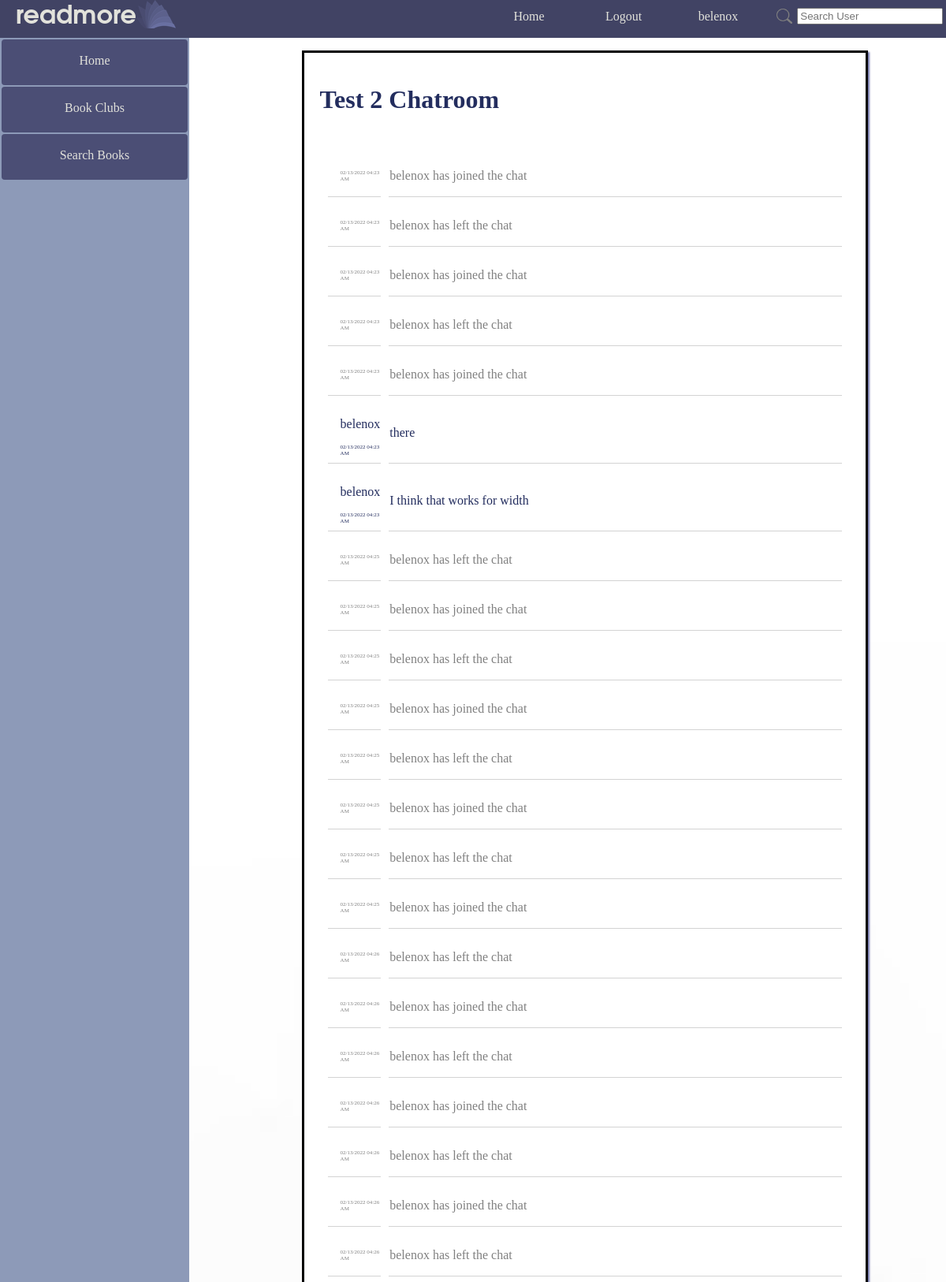
Screenshot of /readmore/club_chat/6/ (signed in, upper part) with the database file from the repository.
### readmore_app/models.py (models this page shows)
class Club(models.Model):
    club_id = models.AutoField(primary_key=True)
    club_name = models.CharField(max_length=100)
    club_description = models.TextField(blank=True)
    club_owner = models.ForeignKey(UserExt, on_delete=models.CASCADE)
    club_users = models.ManyToManyField(UserExt, related_name="user_clubs")
    club_pending_invites = models.ManyToManyField('UserExt', related_name="pending_invites")
    club_library = models.ManyToManyField('ClubBook', related_name='clubs')

class Chat(models.Model):
    chat_id = models.AutoField(primary_key=True)
    chat_user = models.ForeignKey(UserExt, null=True, on_delete=models.SET_NULL)
    chat_time = models.DateTimeField(auto_now_add=True)
    chat_type = models.CharField(default="chat", blank=False, null=False, max_length=20)
    chat_message = models.TextField()

class ClubChat(Chat):
    chat_destination = models.ForeignKey(Club, on_delete=models.CASCADE)

class Chat(models.Model):
    chat_id = models.AutoField(primary_key=True)
    chat_user = models.ForeignKey(UserExt, null=True, on_delete=models.SET_NULL)
    chat_time = models.DateTimeField(auto_now_add=True)
    chat_type = models.CharField(default="chat", blank=False, null=False, max_length=20)
    chat_message = models.TextField()

### readmore_app/views.py (the view)
# urls.py: path('club_chat/<int:club_id>/', views.club_chat, name="club_chat"),
def club_chat(request, club_id):
    if request.user.is_authenticated:
        real_user = UserExt.objects.get(pk=request.user.id)
        club = Club.objects.get(pk=club_id)
        if real_user not in club.club_users.all():
            return redirect(reverse('readmore_app:index'))
        club_chats = ClubChat.objects.filter(chat_destination=club).order_by('chat_time')
        return render(request, "readmore_app/club_chat.html", {"real_user": real_user, "club": club, 'club_chats': club_chats})
    else:
        return redirect(reverse('readmore_app:login'))

### readmore_app/templatetags/extras.py (called while the page is built)
@register.simple_tag
def num_notifications(user_id):
    try:
        this_user = UserExt.objects.get(pk=user_id)
        return Notification.objects.filter(notification_user=this_user).count()
    except Exception as e:
        return ""

### readmore_app/templates/readmore_app/club_chat.html (shortened to what this page needs)
{% extends parent_template|default:"base.html" %}
{% load static %}
{% block content %}
<div class="table_card">
    <h1>{{ club.club_name }} Chatroom</h1>
    <div id="chatdiv">
    <table id="chat_table">
    {% for chat in club_chats %}
        <tr {% if chat.chat_type == 'info' %} class="joinleavemessage"{% endif %}>
            <td>
                {% if chat.chat_user %}<p>{{ chat.chat_user }}</p>{% endif %}
                <p>{{ chat.chat_time|date:'m/d/Y h:i A' }}</p>
            </td>
            <td>
                <p>{{ chat.chat_message }}</p>
            </td>
        </tr>
    {% endfor %}
    </table>
    </div>
{% endblock %}

### templates/base.html (shortened to what this page needs)
{% load extras %}
{% load static %}
<!DOCTYPE html>
<html lang="en">
  <head>
    <link rel=stylesheet href="{% static 'readmore_app/style.css' %}">
  </head>
  <body>
    <div class="container" >
      <div class="navbar navbar_wrapper">
        <div class="navbar">
          <div><h2 class="logo">readmore</h2></div>
          <div><img src="{% static 'readmore_app/logo_small.png' %}"></div>
        </div>
        <div class="navbar_links" style="padding-right:2%;">
          <a class="link" href="{% url 'readmore_app:index' %}">Home</a>
          {% if not user.is_authenticated %}
          <a class="link" href="{% url 'readmore_app:login' %}" >Login</a>
          <a class="link" href="{% url 'readmore_app:registration' %}">Register</a>
          {% else %}
          <a href="{% url 'readmore_app:logout' %}" >Logout</a>
          <div id="drop">
              {% num_notifications user.id as has_notifications %}
              <a  href="{% url 'readmore_app:profile' user.id %}" style="padding-bottom:17px;">{{ user.username }}</a>
          </div>
          <div style="padding: 0.5%;">
            <form style="display: flex; left: 0px; position: relative; top:7px; align-items: center;" class="link" method="POST" action="{% url 'readmore_app:user_search_results' %}">
              <input type="image" width="20px" style="margin-right: 3%;" src="{% static 'readmore_app/logo_search.png' %}">
              <input type="text" placeholder="Search User" name="search_query" >
            </form>
          </div>
          {% endif %}
        </div>
      </div>
      <div class="content-container">
          {% if user.is_authenticated %}
          <div class="sidebar">
              <a href="{% url 'readmore_app:index' %}">Home</a>
              <a href="{% url 'readmore_app:book_clubs' %}">Book Clubs</a>
              <a href="{% url 'readmore_app:search_book' %}">Search Books</a>
          </div>
          <main style="margin:0;">
          {% endif %}
          {% block content %}{% endblock %}
          </main>
      </div>
    </div>
  </body>
</html>

### readmore_app/static/readmore_app/style.css (style rules this page uses)
body { font-family: Garamond, Georgia, serif; margin:0; overflow: hidden; }
a { text-decoration: none; }
.table_card { display: inline-table; box-shadow: 2px 2px 2px#7074ac; border-color: black; width: 70%; background-color: white; margin-top: 1em; height:fit-content; overflow: hidden; border-style: solid; padding: 20px; margin-bottom: 2em; }
h2.logo { color:#e2e2db; font-family:Arial, Helvetica, sans-serif; font-weight:800px; margin-left: 20px; font-size:32px; margin-top: 6px; }
.container { display:flex; flex-flow: column; height: inherit; overflow: hidden; }
.content-container { display: flex; justify-content: start; flex-direction: row; flex-wrap: nowrap; height: 100vh; }
h2.logo { color:#e2e2db; font-family: Avantgarde, TeX Gyre Adventor, URW Gothic L, sans-serif; font-weight:800px; margin-left: 20px; font-size:32px; margin-top: 6px; }
main { background-image: url(white_background.jpg); background-attachment:scroll; background-size:cover; display: flex; width: 80%; min-height: 100%; height: 100% auto; color: #232D5E; overflow-y: auto; overflow-x: hidden; justify-content:center; }
main > * { margin-left: 4.5%; }
main > div { width: 100%; }
#drop { display: flex; flex-direction: column; align-content: center; align-items: center; margin-right:2%; }
div.sidebar { position: relative; text-align: center; background: #8d9ab8; width:20%; height:100vh; }
.sidebar a { margin: 2px 2px 2px 2px; border-radius: 4px; color: #e2e2db; height: 30px; display:block; width:auto; border:none; padding: 10px; padding-top: 18px ; background: #4b4e75; }
.navbar_wrapper { padding-right: 2%; width:100%; }
.navbar { height:3em; }
div.navbar { float:initial; display: flex; border: none; position: relative; background: #414364; z-index: 1; justify-content: space-between; }
.navbar a { min-width: 120px; text-align: center; border-radius: 4px; font-size: medium; text-decoration: none; color: #e2e2db; background: none; padding: 12px 0px; }
#chatdiv { overflow: scroll; height: 63vh; width: 100%; overflow-x: hidden; }
#chat_table { border-spacing: 10px; }
#chat_table td { font-size: 1em; }
#chat_table tr td:first-child { border-bottom: 1px solid lightgray; padding-left: 1em; max-width: 150px; word-wrap: break-word; }
#chat_table tr td:last-child { width: 130vh; border-bottom: 1px groove lightgray; padding-right: 1em; }
#chat_table tr td:first-child p:last-child { font-size: 7px; }
.joinleavemessage { color: gray; font-weight: strong; }
.navbar_links { float:initial; display: flex; border: none; position: relative; z-index: 1; justify-content: space-between; }

### rows the page displays
Club: club_name "Test 2"
ClubChat: chat_time "02/13/2022 04:23 AM", chat_message "belenox has joined the chat"
ClubChat: chat_time "02/13/2022 04:23 AM", chat_message "belenox has left the chat"
ClubChat: chat_time "02/13/2022 04:23 AM", chat_message "belenox has joined the chat"
ClubChat: chat_time "02/13/2022 04:23 AM", chat_message "belenox has left the chat"
ClubChat: chat_time "02/13/2022 04:23 AM", chat_message "belenox has joined the chat"
ClubChat: chat_user "belenox", chat_time "02/13/2022 04:23 AM", chat_message "there"
ClubChat: chat_user "belenox", chat_time "02/13/2022 04:23 AM", chat_message "I think that works for width"
ClubChat: chat_time "02/13/2022 04:25 AM", chat_message "belenox has left the chat"
ClubChat: chat_time "02/13/2022 04:25 AM", chat_message "belenox has joined the chat"
ClubChat: chat_time "02/13/2022 04:25 AM", chat_message "belenox has left the chat"
ClubChat: chat_time "02/13/2022 04:25 AM", chat_message "belenox has joined the chat"
ClubChat: chat_time "02/13/2022 04:25 AM", chat_message "belenox has left the chat"
ClubChat: chat_time "02/13/2022 04:25 AM", chat_message "belenox has joined the chat"
ClubChat: chat_time "02/13/2022 04:25 AM", chat_message "belenox has left the chat"
ClubChat: chat_time "02/13/2022 04:25 AM", chat_message "belenox has joined the chat"
ClubChat: chat_time "02/13/2022 04:26 AM", chat_message "belenox has left the chat"
ClubChat: chat_time "02/13/2022 04:26 AM", chat_message "belenox has joined the chat"
ClubChat: chat_time "02/13/2022 04:26 AM", chat_message "belenox has left the chat"
ClubChat: chat_time "02/13/2022 04:26 AM", chat_message "belenox has joined the chat"
ClubChat: chat_time "02/13/2022 04:26 AM", chat_message "belenox has left the chat"
ClubChat: chat_time "02/13/2022 04:26 AM", chat_message "belenox has joined the chat"
ClubChat: chat_time "02/13/2022 04:26 AM", chat_message "belenox has left the chat"

### other values shown
{{ user.username }} "belenox"
